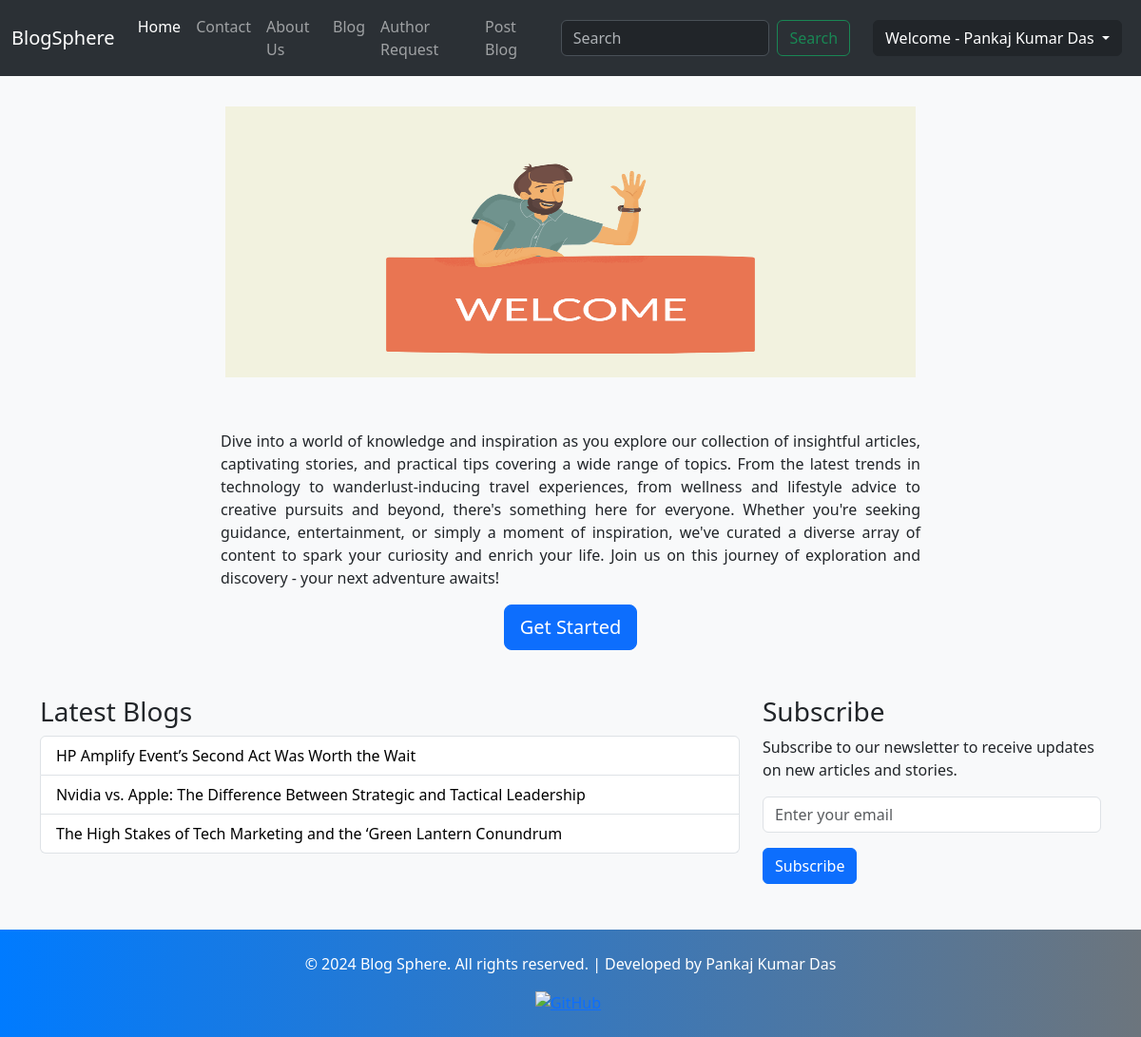
The app's page / (signed in) with its own data.
### blog/models.py (models this page shows, shortened)
class Post(models.Model):
    CATEGORY_CHOICES = [
        ('Tech', 'Tech'),
        ('Life Style', 'Life Style'),
        ('Fitness Focus', 'Fitness Focus'),
        ('Bookworm Corner', 'Bookworm Corner'),
        ('Digital Insights', 'Digital Insights'),
        ('Creative Crafts', 'Creative Crafts'),
        ('Travel Tales', 'Travel Tales'),
        ('Inspirational Stories ', 'Inspirational Stories')
    ]
    pno = models.AutoField(primary_key=True)
    title = models.CharField(max_length=150)
    author = models.CharField(max_length=100)
    user = models.ForeignKey(User, on_delete=models.CASCADE)
    category = models.CharField(max_length=100, blank=True, choices=CATEGORY_CHOICES)
    slug = models.CharField(max_length=700, blank=True, null=True)
    timestamp = models.DateField(auto_now_add=True)
    content = models.TextField()
    summary = models.TextField()
    image = models.ImageField(upload_to="blog/images", default="")
    last_edit = models.DateTimeField(blank=True, null=True)

### home/views.py (the view)
# urls.py: 2. Add a URL to urlpatterns:  path('', views.home, name='home')
def home(request):
    last_three_blogs = Post.objects.all().order_by('-pno')[:3]
    return render(request, 'home/home.html', {'latest_blog': last_three_blogs})

### templates/home/home.html (shortened to what this page needs)
{% extends 'base.html' %}
{% block homeactive %} active {% endblock %}
{% load static %}
{% block body %}
    <div class="header container  my-4">
        <img src="{% static 'home/welcome.png' %}" alt="Welcome Image"  style="height: 95%; width: 65%;">
    </div>
    <div class="container mt-5">
        <div class="row">
            <div class="col-md-8 offset-md-2 text-center">
                <p style="text-align: justify;">Dive into a world of knowledge and inspiration as you explore our collection of insightful
                    articles, captivating stories, and practical tips covering a wide range of topics. From the latest trends in
                    technology to wanderlust-inducing travel experiences, from wellness and lifestyle advice to creative pursuits
                    and beyond, there's something here for everyone. Whether you're seeking guidance, entertainment, or simply a
                    moment of inspiration, we've curated a diverse array of content to spark your curiosity and enrich your life.
                    Join us on this journey of exploration and discovery - your next adventure awaits!</p>
                <a href="/blog" class="btn btn-primary btn-lg">Get Started</a>
            </div>
        </div>
        <div class="row mt-5">
            <div class="col-md-8">
                <h3>Latest Blogs</h3>
                <ul class="list-group">
                    {% for blog in latest_blog %}
                        <li class="list-group-item"><a style="text-decoration: none; color: black;" href="blog/{{blog.slug}}">{{blog.title}}</a></li>
                    {% endfor %}
                </ul>
            </div>
            <div class="col-md-4">
                <h3>Subscribe</h3>
                <p>Subscribe to our newsletter to receive updates on new articles and stories.</p>
                <form>
                    <div class="mb-3">
                        <input type="email" class="form-control" placeholder="Enter your email">
                    </div>
                    <button type="submit" class="btn btn-primary">Subscribe</button>
                </form>
            </div>
        </div>
    </div>
{% endblock %}

### templates/base.html (shortened to what this page needs)
<!doctype html>
<html lang="en">
<head>
    <link href="https://cdn.jsdelivr.net/npm/bootstrap@5.3.3/dist/css/bootstrap.min.css" rel="stylesheet"
>
</head>
<body>
    <nav class="navbar navbar-expand-lg bg-primary bg-body-tertiary sticky-top" data-bs-theme="dark">
        <div class="container-fluid">
            <a class="navbar-brand" href="/">BlogSphere</a>
            <div class="collapse navbar-collapse" id="navbarSupportedContent">
                <ul class="navbar-nav me-auto mb-2 mb-lg-0">
                    <li class="nav-item">
                        <a class="nav-link {% block homeactive  %}{% endblock %}" aria-current="page" href="/">Home</a>
                    </li>
                    <li class="nav-item">
                        <a class="nav-link {% block contactactive  %}{% endblock %} " href="/contact">Contact</a>
                    </li>
                    <li class="nav-item">
                        <a class="nav-link {% block aboutactive  %}{% endblock %}" href="/about">About Us</a>
                    </li>
                    <li class="nav-item">
                        <a class="nav-link {% block blogactive  %}{% endblock %}" href="/blog">Blog</a>
                    </li>
                    {% if user.is_authenticated %}
                    {% if user.is_superuser %}
                    <li class="nav-item">
                        <a class="nav-link {% block superactive  %}{% endblock %}" href="/author_request_handle">Author Request</a>
                    </li>
                    {% endif %}
                    {% if request.session.is_author %}
                    <li class="nav-item">
                        <a class="nav-link {% block postblogactive  %}{% endblock %}" href="/blog/postblog/">Post Blog</a>
                    </li>
                    {% endif %}
                    {% endif %}
                </ul>
                <form method="get" action="/search/" class="d-flex mx-3" role="search">
                    <input class="form-control me-2" name="query" id="query" type="search" placeholder="Search"
                        aria-label="Search">
                    <button class="btn btn-outline-success" type="submit">Search</button>
                </form>
                {% if user.is_authenticated %}
                <div class="mx-2" id="navbarNavDarkDropdown">
                    <ul class="navbar-nav">
                        <li class="nav-item dropdown">
                            <button class="btn btn-dark dropdown-toggle" data-bs-toggle="dropdown"
                                aria-expanded="false">
                                Welcome - {{user.first_name}} {{user.last_name}}
                            </button>
                        </li>
                    </ul>
                </div>
                {% endif %}
            </div>
        </div>
    </nav>
    {% block body %} {% endblock %}
    {% block footer %}
        <footer class="footer text-white  text-center py-4 mt-5 ">
            <div class="container ">
                <p>&copy; 2024 Blog Sphere. All rights reserved. | Developed by Pankaj Kumar Das</p>
                <a href="https://github.com/YourGitHubUsername" target="_blank">
                    <img src="https://img.icons8.com/color/96/000000/github--v1.png" alt="GitHub"
                        style="width: 32px; height: 32px; margin-right: 5px;">
                </a>
            </div>
        </footer>
    {% endblock %}
</body>
</html>

### templates/base.html (style rules this page uses)
.footer { background: linear-gradient(to right, #007bff, #6c757d); color: white; position: relative; margin-bottom:0px; }

### templates/home/home.html (style rules this page uses)
body { background-color: #f8f9fa; }
.header { position: relative; display: flex; justify-content: center; align-items: center; height: 300px; }

### records on screen
Post: title "HP Amplify Event’s Second Act Was Worth the Wait"
Post: title "Nvidia vs. Apple: The Difference Between Strategic and Tactical Leadership"
Post: title "The High Stakes of Tech Marketing and the ‘Green Lantern Conundrum"

### other values on screen
{{ user.first_name }} "Pankaj Kumar"
{{ user.last_name }} "Das"
